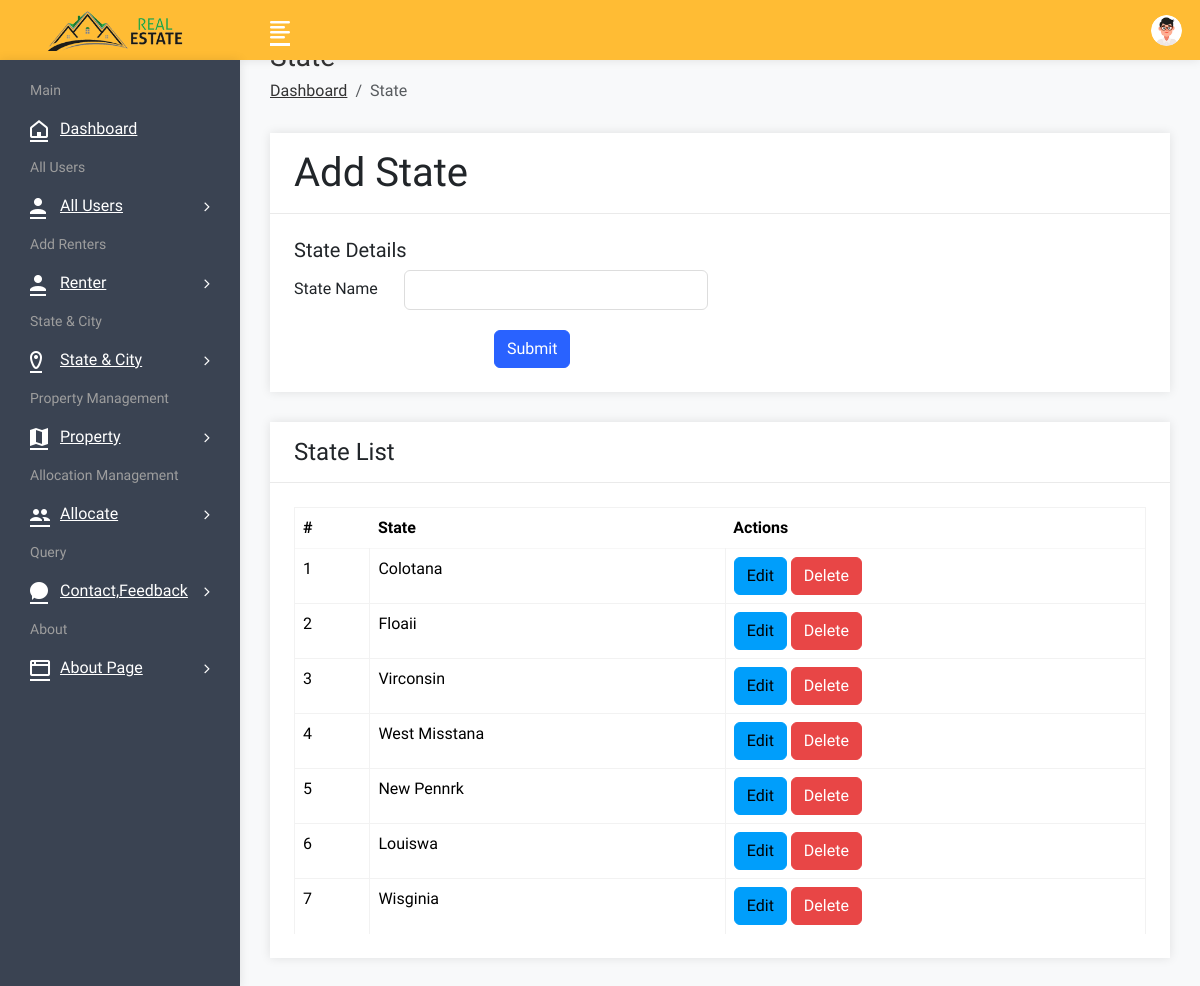
The app's page /admin/stateadd.php (signed in), older data.
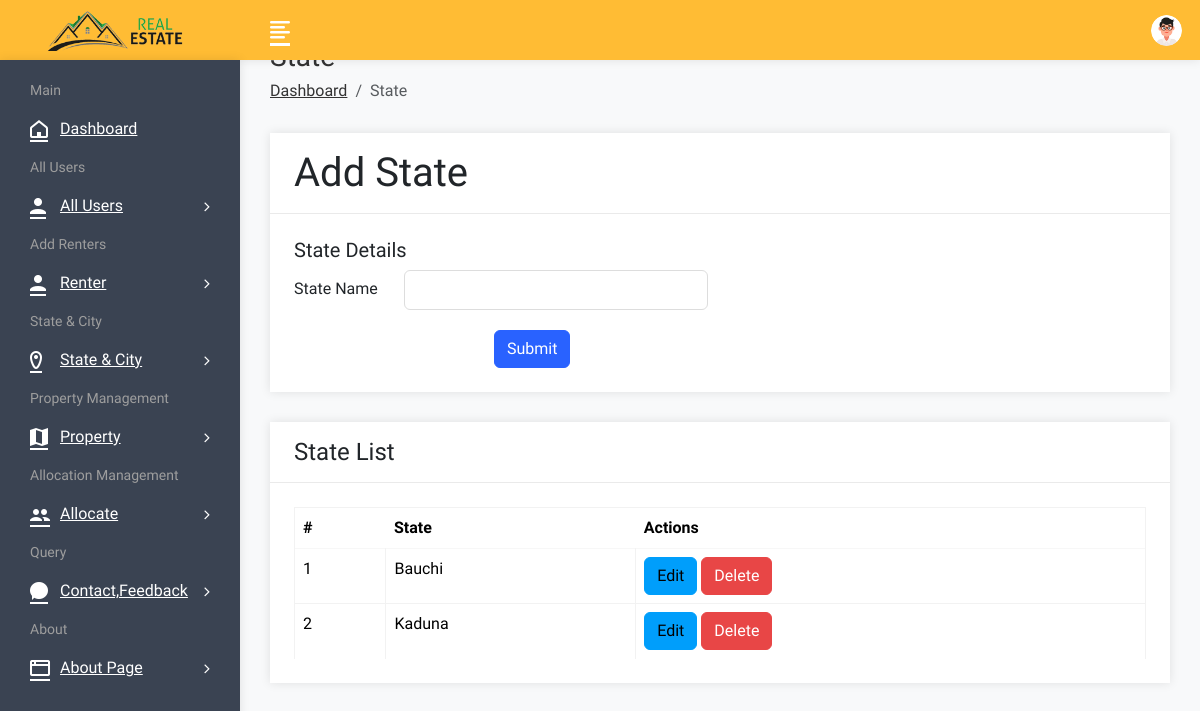
The same page, newer data.
### tables this page shows
CREATE TABLE `state` (
  `sid` int(50) NOT NULL,
  `sname` varchar(100) NOT NULL
);

### admin/stateadd.php (the view, shortened to what this page needs)
<!DOCTYPE html>
<html lang="en">
<head>
        <link rel="stylesheet" href="assets/css/bootstrap.min.css">
        <link rel="stylesheet" href="assets/css/font-awesome.min.css">
        <link rel="stylesheet" href="assets/css/feathericon.min.css">
		<link rel="stylesheet" href="assets/plugins/datatables/dataTables.bootstrap4.min.css">
		<link rel="stylesheet" href="assets/plugins/datatables/responsive.bootstrap4.min.css">
		<link rel="stylesheet" href="assets/plugins/datatables/select.bootstrap4.min.css">
		<link rel="stylesheet" href="assets/plugins/datatables/buttons.bootstrap4.min.css">
        <link rel="stylesheet" href="assets/css/style.css">
    </head>
    <body>
			<?php include("header.php");?>
            <div class="page-wrapper">
                <div class="content container-fluid">
					<div class="page-header">
						<div class="row">
							<div class="col">
								<h3 class="page-title">State</h3>
								<ul class="breadcrumb">
									<li class="breadcrumb-item"><a href="dashboard.php">Dashboard</a></li>
									<li class="breadcrumb-item active">State</li>
								</ul>
							</div>
						</div>
					</div>
					<div class="row">
						<div class="col-md-12">
							<div class="card">
								<div class="card-header">
									<h1 class="card-title">Add State</h1>
								</div>
								<form method="post" id="insert product" enctype="multipart/form-data">
									<div class="card-body">
											<div class="row">
												<div class="col-xl-6">
													<h5 class="card-title">State Details</h5>
													<div class="form-group row">
														<label class="col-lg-3 col-form-label">State Name</label>
														<div class="col-lg-9">
															<input type="text" class="form-control" name="state">
														</div>
													</div>
												</div>
											</div>
											<div class="text-left">
												<input type="submit" class="btn btn-primary"  value="Submit" name="insert" style="margin-left:200px;">
											</div>
									</div>
								</form>
							</div>
						</div>
					</div>
				<div class="row">
						<div class="col-sm-12">
							<div class="card">
								<div class="card-header">
									<h4 class="card-title">State List</h4>
								</div>
								<div class="card-body">
									<table id="basic-datatable " class="table table-bordered table-hover">
                                            <thead>
                                                <tr>
                                                    <th>#</th>
                                                    <th>State</th>
													<th>Actions</th>
                                                </tr>
                                            </thead>
                                            <tbody>
											<?php
												$query=mysqli_query($con,"select * from state");
												$cnt=1;
												while($row=mysqli_fetch_row($query))
													{
											?>
                                                <tr>
                                                    <td><?php echo $cnt; ?></td>
                                                    <td><?php echo $row['1']; ?></td>
													<td><a href="stateedit.php?id=<?php echo $row['0']; ?>"><button class="btn btn-info">Edit</button></a>
                                                    <a href="statedelete.php?id=<?php echo $row['0']; ?>"><button class="btn btn-danger">Delete</button></a></td>
                                                </tr>
                                                <?php $cnt=$cnt+1; } ?>
                                            </tbody>
                                        </table>
								</div>
							</div>
						</div>
					</div>
				</div>
			</div>
    </body>
</html>

Row changes from the older to the newer data that the page shows:
removed state: sname "Colotana"
removed state: sname "Floaii"
removed state: sname "Virconsin"
removed state: sname "West Misstana"
removed state: sname "New Pennrk"
removed state: sname "Louiswa"
removed state: sname "Wisginia"
added state: sname "Bauchi"
added state: sname "Kaduna"
